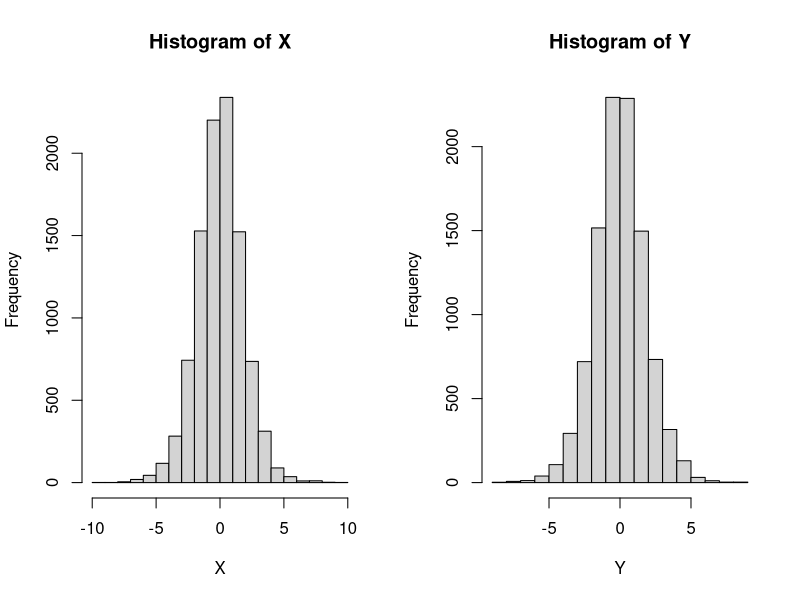
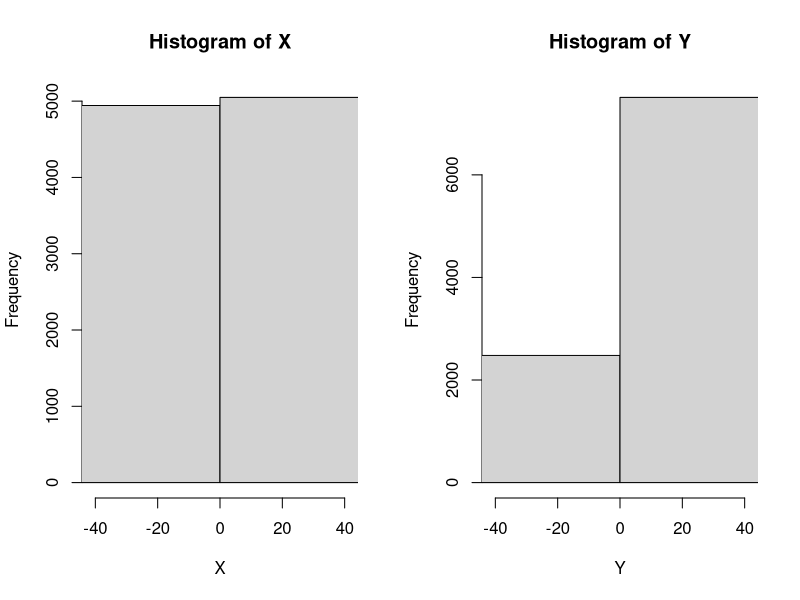

Source code (R) for these figures, in order: (Note: this script raises an error after producing the figures.)
n=10000
dev.off()

U<-runif(n)
X= -log((1-U)/U)
Y<-rlogis(n)
par(mfrow=c(1,2))
hist(X);hist(Y)


 
options(scipen=999)

U<-runif(n)
X = tan( pi*U-pi/2 )
Y<-rcauchy(n,location=1,scale=1)
par(mfrow=c(1,2))
hist(X,xlim=c(-41,41));hist(Y,xlim=c(-41,41))

qplot(Y, geom="histogram",  xlim=c(-20,20)     ) 
qplot(X, geom="histogram",  xlim=c(-20,20)     ) 

